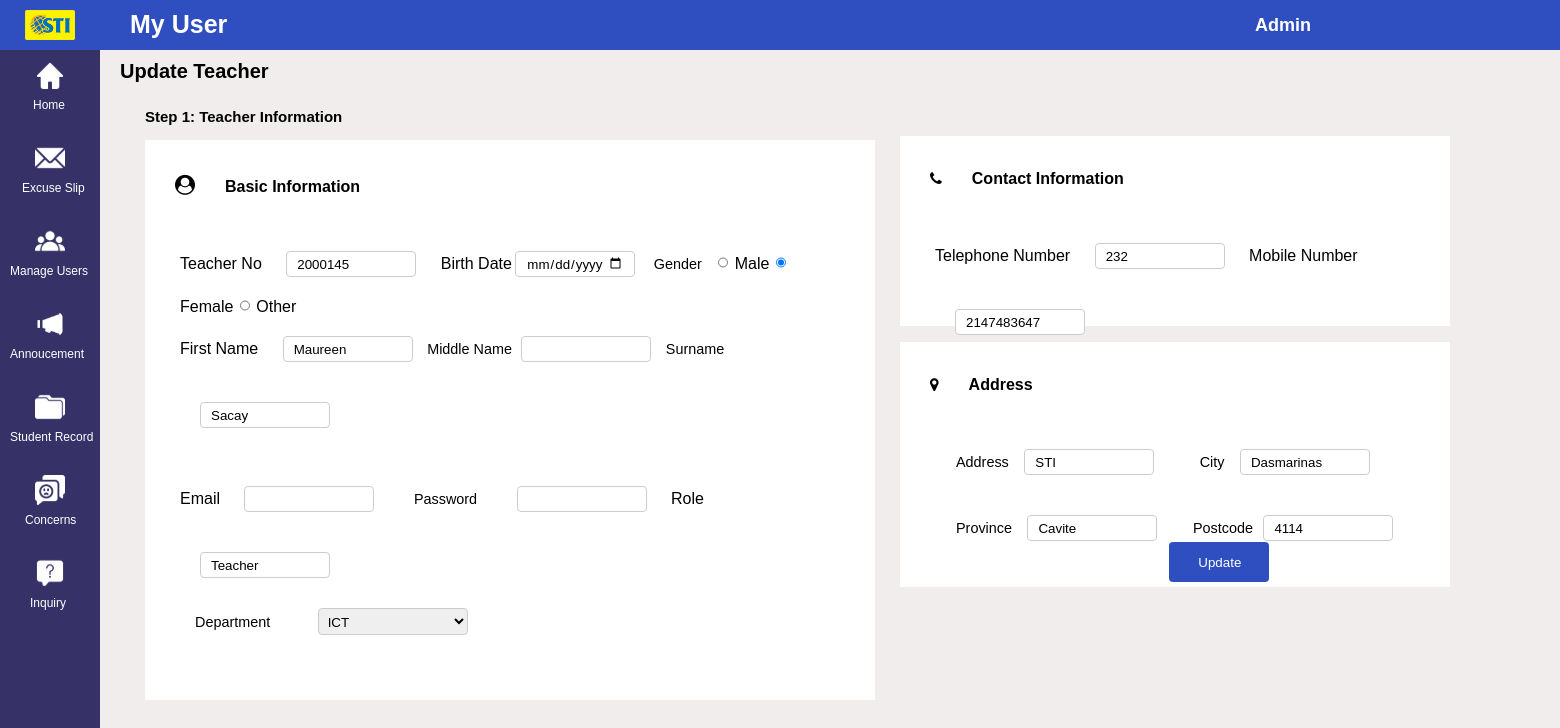
The app's page /Admin/MyUserTechUpdate.php?id=2000145 with its own data.
### tables this page shows
CREATE TABLE `teacher` (
  `Teacher_ID` int(255) NOT NULL,
  `First_Name` varchar(500) NOT NULL,
  `Middle_Initial` varchar(500) NOT NULL,
  `Last_Name` varchar(500) NOT NULL,
  `Department` varchar(500) NOT NULL,
  `Gender` varchar(100) NOT NULL,
  `Address` varchar(500) NOT NULL,
  `City` varchar(200) NOT NULL,
  `Province` varchar(200) NOT NULL,
  `Postcode` int(100) NOT NULL,
  `Telephone_No` int(50) NOT NULL,
  `Mobile_No` int(50) NOT NULL
);

### Admin/MyUserTechUpdate.php (the view, shortened to what this page needs)
<?php
require 'config.php';
?>
<html lang="en">
<head>
    <link rel="stylesheet" href="MyUserTechUpdate.css">
    <link rel="stylesheet" href="https://stackpath.bootstrapcdn.com/font-awesome/4.7.0/css/font-awesome.min.css">
</head>
<body>
    <div class="container">
        <div class="navigation">
            <ul>
                <li>
                    <a href="">
                    </a>
                </li>
                <li>
                    <a href="dash.html">
                    <span class="icon"><img src="images/sidebar_menu/Home.svg" alt=""></span>
                    <span class="title1" ><br>Home</span>
                    </a>
                </li>
                <li>
                    <a href="listofexcuseletter.html">
                    <span class="icon"><img src="images/sidebar_menu/Excuse_slip.svg" alt=""></span>
                    <span class="title2" ><br>Excuse Slip</span>
                    </a>
                </li>
                <li>
                    <a href="">
                    <span class="icon"><img src="images/sidebar_menu/Manage_Users.svg" alt=""></span>
                    <span class="title" ><br>Manage Users</span>
                    </a>
                </li>
                <li>
                    <a href="listofannoucement.html">
                    <span class="icon"><img src="images/sidebar_menu/Announcement.svg" alt=""></span>
                    <span class="title" ><br>Annoucement</span>
                    </a>
                </li>
                <li>
                    <a href="">
                    <span class="icon"><img src="images/sidebar_menu/Student_Record.svg" alt=""></span>
                    <span class="title" ><br>Student Record</span>
                    </a>
                </li>
                <li>
                    <a href="listofconcerns.html">
                    <span class="icon"><img src="images/sidebar_menu/Concerns.svg" alt=""></span>
                    <span class="title3" ><br>Concerns</span>
                    </a>
                </li>
                <li>
                    <a href="listofinquiries.html">
                    <span class="icon"><img src="images/sidebar_menu/Inquiry.svg" alt=""></span>
                    <span class="title4" ><br>Inquiry</span>
                    </a>
                </li>
            </ul>
        </div>
        <div class="main">
            <span id="logo"><img src="images/sti_logo.png" alt=""></span>
            <div class="topbar">
                <div class="toptitle">
                    <h2>My User</h2>
                </div>
                <div class="icons">
                </div>
                <div class="icons1">
                    <h3>Admin</h3>
                    <i class="fa fa-angle-down"></i></div>
                </div>
                </div>
                <div class="main1">
                    <div class="title2">
                      <h1>Update Teacher</h1>
                     <h4> Step 1: Teacher Information</h4>
                    </div>
                    <div class="bsinfo">
                                <h4><i class='fa fa-user-circle'></i>Basic Information</h4>
                                <div class="info">
                                <?php
                                    if(isset($_GET['id']))
                                    {
                                        $teacher_id = mysqli_real_escape_string($link, $_GET['id']);
                                        $query = "SELECT * FROM teacher WHERE Teacher_ID='$teacher_id' ";
                                        $query_run = mysqli_query($link, $query);
                                        if(mysqli_num_rows($query_run) > 0)
                                        {
                                            $teacher = mysqli_fetch_array($query_run);
                                            ?>
                                <form action="code.php" method="POST">
                                <label for="Student No">Teacher No</label> <span id="btk"> <input type="text" placeholder="" name="teacher_id" value="<?= $teacher['Teacher_ID']; ?>" readonly></span>
                                <label for="">Birth Date</label>
                                <input type="date" id="Birthday" name="tbirthday" value="<?= $teacher['Birthdate']; ?>">
                                <label for="Gender">Gender</label>
                                <input type="radio" name="tgender" value="Male"
                                <?php
                                    if($teacher['Gender'] == "Male")
                                    {
                                        echo "checked";
                                    }
                                ?>> Male
                                <input type="radio" name="tgender" value="Female"
                                <?php
                                    if($teacher['Gender'] == "Female")
                                    {
                                        echo "checked";
                                    }
                                ?>> Female
                                <input type="radio" name="tgender" value="Other"
                                <?php
                                    if($teacher['Gender'] == "Other")
                                    {
                                        echo "checked";
                                    }
                                ?>> Other
                                <br>
                                <label for="Firstname">First Name</label> <span id="btk"> <input type="text" placeholder="" name="tfirstname" value="<?= $teacher['First_Name']; ?>"></span>
                            <label for="MI">Middle Name</label> <span id="btk"> <input type="text" placeholder="" name="tmiddlename" value="<?= $teacher['Middle_Name']; ?>"></span>
                                <label for="Surname">Surname</label> <span id="btk"> <input type="text" placeholder="" name="tlastname" value="<?= $teacher['Last_Name']; ?>"></span>
                            <br>
                                <label for="Year Level">Email</label> <span id="btk"> <input type="text" placeholder="" name="temail" value="<?= $teacher['Email']; ?>" required></span>
                                <label for="Section">Password</label> <span id="btk"> <input type="text" placeholder="" name="tpassword" value="<?= $teacher['Password']; ?>" required></span>
                                <label for="Role">Role</label> <span id="btk"> <input type="text" placeholder="" name="trole" value="Teacher" readonly></span>
                            <label for="Strand">Department</label>
                        <label for="Strand" name = "Department"></label>
                        <select class="Strand" name="Department">
                            <option value="ICT"
                            <?php
                                if($teacher['Department'] == "ICT")
                                {
                                    echo "selected";
                                }
                            ?>>ICT</option>
                        </select>
                                </div>
                            </div>
                        </div>
                        </div>
        <br>
                        <div class="bsinfo1" style="height: 190px;">
                                <h4><i class="fa fa-phone" style="font-size:15px"></i>Contact Information</h4>
                                <div class="info">
                                <label for="Telephone Number">Telephone Number</label> <span id="btk"> <input type="text" placeholder="" name="ttelno" value="<?= $teacher['Telephone_No']; ?>"></span>
                                    <label for="Mobile Number">Mobile Number</label> <span id="btk"> <input type="text" placeholder="" name="tmobileno" value="<?= $teacher['Mobile_No']; ?>"></span>
                            </div>
                        </div>
        <br>
                        <div class="bsinfo2">
                                <h4><i class="fa fa-map-marker" style="font-size:15px"> </i>Address</h4>
                                <div class="info">
                                <label for="Address">Address</label> <span id="btk"> <input type="text" placeholder="" name="taddress" value="<?= $teacher['Address']; ?>"></span>
                                    <label for="City">City</label> <span id="btk"> <input type="text" placeholder="" name="tcity" value="<?= $teacher['City']; ?>"></span>
                            <br><label for="Province">Province</label> <span id="btk"> <input type="text" placeholder="" name="tprovince" value="<?= $teacher['Province']; ?>"></span>
                            <label for="Postcode">Postcode</label> <span id="btk"> <input type="text" placeholder="" name="tpostcode" value="<?= $teacher['Postcode']; ?>"></span>
                            </div>
                        </div>
                <div class="bot">
                                <span class="create">
                                    <input type="submit" name="update_teacher" class="btn btn-primary btn-lg" value="Update" style="margin-top: 25px; margin-left: 1px;">
                                </span>
                            <?php
                        }
                        else
                        {
                            echo "<h4>No Such Id Found</h4>";
                        }
                    }
                    ?>
                </div>
</body>
</html>

### records on screen
teacher: teacher_id "2000145", Gender "☑", tfirstname "Maureen", tlastname "Sacay", Department "ICT", ttelno "232", tmobileno "2147483647", taddress "STI", tcity "Dasmarinas", tprovince "Cavite", tpostcode "4114"
